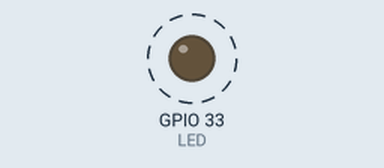
This sketch was run on a simulated ESP32. On the bench: output pins drawn as LEDs (lit = HIGH). Dashed ring = blinking. What the sketch prints to the serial monitor is not drawn.

Above: at 0.06 s.
Timing chart, 0 to 3.0 s (numbered marks = the images above):
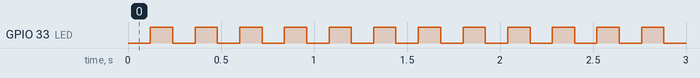

The sketch:

PseudoParallelProcessing.ino
```cpp
// (licence header left out)
#include "src/PseudoParallelProcessing/PseudoParallelProcessing.h"

#define LED 33 //LED Pin for Maple Mini
//#define LED 13 //LED Pin for Arduino

void CyclicProcess();
void BlinkLED();
void IncreaseCounter();


PseudoParallelProcessing multiTasker1(CyclicProcess);
PseudoParallelProcessing multiTasker2(BlinkLED);
PseudoParallelProcessing multiTasker3(IncreaseCounter);
int iNow = 0;
int iCounter = 0;

void setup()
{
  Serial.begin();
  pinMode(LED, OUTPUT);
}

void loop() {
  iNow = (int)millis();
  multiTasker1.RunIt(500, iNow);
  multiTasker2.RunIt(120, iNow);
  multiTasker3.RunIt(100, iNow);
}

void CyclicProcess()
{
   Serial.println("Counter = " + String(iCounter));
}

void BlinkLED()
{
   digitalWrite(LED,!digitalRead(LED));
}

void IncreaseCounter()
{
   iCounter++;
}
```

PseudoParallelProcessing.h
```cpp
// (licence header left out)
#ifndef PseudoParallelProcessing_h
#define PseudoParallelProcessing_h


class PseudoParallelProcessing
{
	// Define a callback type: a pointer to a function taking no
	// arguments and returning void.
	typedef void (*callback_t)();

  public:
		PseudoParallelProcessing(callback_t);
	  void setCallback(void (*Callback));
    void RunIt(int, int);
	private:
		int iLastExecutionInstant;
	  callback_t callback;

};

#endif
```

Measured:
- by itself, GPIO 33 (LED): alternates HIGH for 0.12 s and LOW for 0.12 s
